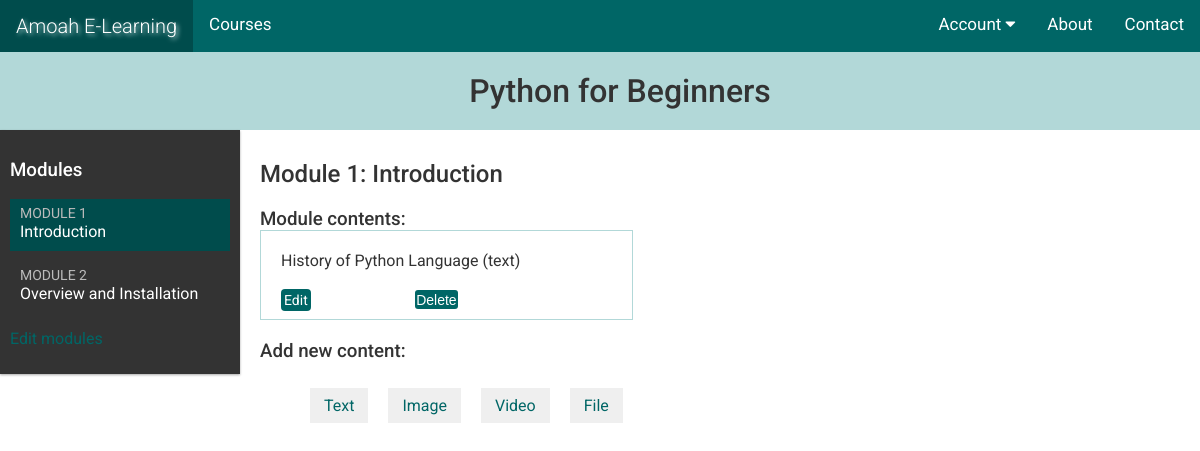
The page /course/module/1/ (signed in) on the database its author committed.
### courses/models.py (models this page shows, shortened)
class Course(models.Model):
    owner = models.ForeignKey(User, related_name='courses_created',
                              on_delete=models.CASCADE)
    subject = models.ForeignKey(Subject, related_name='courses',
                                on_delete=models.CASCADE)
    title = models.CharField(max_length=200)
    slug = models.SlugField(max_length=200, unique=True)
    overview = models.TextField()
    created = models.DateTimeField(auto_now_add=True)
    students = models.ManyToManyField(User, related_name='courses_joined',
                                      blank=True)
    class Meta:
        ordering = ['-created']

class Module(models.Model):
    course = models.ForeignKey(Course, related_name='modules',
                               on_delete=models.CASCADE)
    title = models.CharField(max_length=200)
    description = models.TextField(blank=True)
    order = OrderField(blank=True, for_fields=['course'])
    class Meta:
        ordering = ['order']

class Content(models.Model):
    module = models.ForeignKey(Module, related_name='contents',
                               on_delete=models.CASCADE)
    content_type = models.ForeignKey(ContentType, on_delete=models.CASCADE,
                                     limit_choices_to={'model__in': (
                                         'text',
                                         'video',
                                         'image',
                                         'file'
                                     )})
    object_id = models.PositiveIntegerField()
    item = GenericForeignKey('content_type', 'object_id')
    order = OrderField(blank=True, for_fields=['module'])
    class Meta:
        ordering = ['order']

class ItemBase(models.Model):
    owner = models.ForeignKey(User, related_name='%(class)s_related',
                              on_delete=models.CASCADE)
    title = models.CharField(max_length=250)
    created = models.DateTimeField(auto_now_add=True)
    updated = models.DateTimeField(auto_now=True)
    class Meta:
        abstract = True
    def __str__(self):
        return self.title

class Text(ItemBase):
    content = models.TextField()

### courses/views.py (the view)
class ModuleContentListView(TemplateResponseMixin, View):
    template_name = 'courses/manage/module/content_list.html'
    def get(self, request, module_id):
        module = get_object_or_404(Module,
                                   id=module_id,
                                   course__owner=request.user)
        return self.render_to_response({'module': module})

### courses/templatetags/course.py (called while the page is built)
@register.filter
def model_name(obj):
    try:
        return obj._meta.model_name
    except AttributeError:
        return None

### templates/courses/manage/module/content_list.html (shortened to what this page needs)
{% extends 'base.html' %}
{% load course %}
{% block content %}
    {% with course=module.course %}
        <h1>{{ course.title }}</h1>
        <div class="menu">
            <h3>Modules</h3>
            <ul id="modules">
                {% for m in course.modules.all %}
                    <li data-id="{{ m.id }}" {% if m == module %}
                        class="selected"{% endif %} >
                        <a href="{% url 'module_content_list' m.id %}">
                            <span>
                                Module <span class="order">{{ m.order|add:1 }}</span>
                            </span>
                            <br>
                            {{ m.title }}
                        </a>
                    </li>
                {% empty %}
                    <li>No Modules yet!</li>
                {% endfor %}
            </ul>
            <p>
                <a href="{% url 'course_module_update' course.id %}">Edit modules</a>
            </p>
        </div>
        <div class="module">
            <h2>Module {{ module.order|add:1 }}: {{ module.title }}</h2>
            <h3>Module contents:</h3>
            <div id="module-contents">
                {% for content in module.contents.all %}
                    <div data-id="{{ content.id }}">
                        {% with item=content.item %}
                            <p>{{ item }} ({{ item|model_name }})</p>
                            <form action="{% url 'module_content_delete' content.id %}"
                                  method="post">
                                    <a href="{% url 'module_content_update' module.id item|model_name item.id %}" class="btn-edit">Edit</a>
                                    <button class="btn-delete">Delete</button>
                            </form>
                        {% endwith %}
                    </div>
                {% empty %}
                    <p>This module has no contents yet.</p>
                {% endfor %}
            </div>
            <h3>Add new content:</h3>
            <ul class="content-types">
                <li><a href="{% url "module_content_create" module.id "text"%}">Text</a></li>
                <li><a href="{% url "module_content_create" module.id "image"%}">Image</a></li>
                <li><a href="{% url "module_content_create" module.id "video"%}">Video</a></li>
                <li><a href="{% url "module_content_create" module.id "file"%}">File</a></li>
            </ul>
        </div>
    {% endwith %}
{% endblock %}

### static/css/base.css (style rules this page uses)
body { margin: 0; font-family: 'Roboto', sans-serif; font-weight: 400; color: #333; }
* { box-sizing: border-box; }
a { text-decoration: none; color: #006666; }
.menu { width:20%; padding:10px; float:left; background:#333; color: #fff; font-family:'Roboto', sans-serif; box-shadow: 0 1px 3px rgba(0, 0, 0, 0.12), 0 1px 2px rgba(0, 0, 0, 0.24); }
.menu ul { list-style-type: none; margin: 0; padding: 0; font-family: 'Roboto', sans-serif; }
.menu ul li { margin:0 0 10px 0; padding:4px 10px 10px; overflow:auto; cursor:move; }
.menu ul li.selected { background: #004c4c; }
.menu li a { text-decoration: none; color:#fff }
.menu ul span { text-transform:uppercase; color:#bbb; font-size:14px; }
.menu ul a { display:block; color:#fff; text-decoration:none; }
h1, h2, h3, h4, h5, h6 { font-family: 'Roboto', sans-serif; font-weight: 500; }
h1 { background: #b2d8d8; text-align: center; width: 100%; overflow: auto; padding:20px 0 20px 40px; margin: 0; }
.module { float: left; padding: 10px 20px; }
.module h3 { margin: 20px 0 0; padding: 0; width: 100%; }
.module p { width: 100%; float: left; margin: 10px 0 20px; }
ul.content-types li { list-style:none; float:left; margin:10px; background:#efefef; padding:8px 14px; }
a.btn-edit { border-radius: 4px; background: #006666; color: #fff; font-size: 14px; border: none; padding: 3px 3px; }
button.btn-delete { border-radius: 3px; background: #006666; color: #fff; font-size: 14px; border: none; margin-left: 100px; padding: 1.5px 1.5px; }
#module-contents div { padding: 10px 20px; border: 1px solid #b2d8d8; background: #fff }
#module-contents form { margin: 0; padding: 0; }

### static/css/home.css (style rules this page uses)
* { box-sizing: border-box; }

### static/css/navbar.css (style rules this page uses)
body { margin: 0; font-family: "Roboto", sans-serif; }

### rows shown on the page
Course: title "Python for Beginners"
Module: order|add "1", title "Introduction"
Module: order|add "2", title "Overview and Installation"
Content: item "History of Python Language", item|model_name "text"
